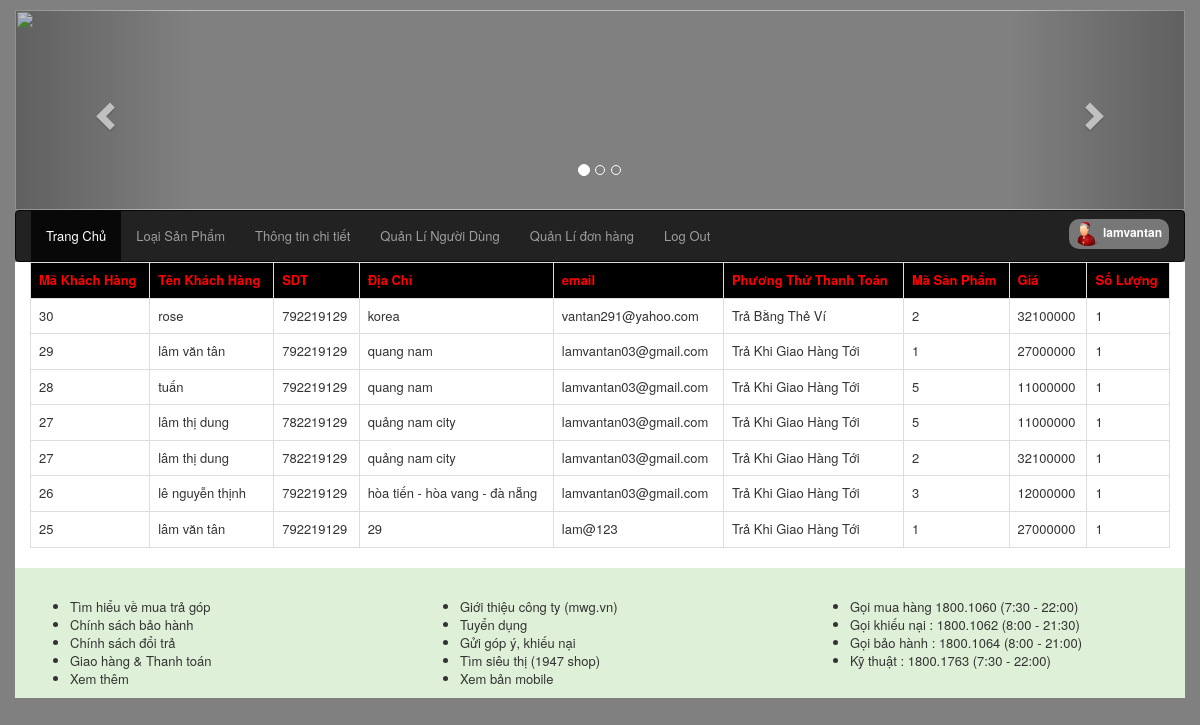
The page /quantri/index.php?xem=quanlihoadon (signed in) on the database its author committed.
### tables this page shows
CREATE TABLE `chitietoder` (
  `id` int(11) NOT NULL,
  `id_khach` int(11) DEFAULT NULL,
  `masp` int(11) DEFAULT NULL,
  `tensp` varchar(255) DEFAULT NULL,
  `gia` float DEFAULT NULL,
  `soluong` int(11) DEFAULT NULL,
  `tongtien` float DEFAULT NULL
);

CREATE TABLE `oder` (
  `id` int(11) NOT NULL,
  `name` varchar(255) DEFAULT NULL,
  `diachi` varchar(255) DEFAULT NULL,
  `sdt` int(12) DEFAULT NULL,
  `email` varchar(255) NOT NULL,
  `thanhtoan` varchar(255) DEFAULT NULL
);

### quantri/model/quanlihoadon/quanlidonhang.php (the view)
<?php
include("model/config.php");
 $sql=$conn->prepare("select chitietoder.id_khach, oder.name, oder.diachi,oder.sdt,oder.email,oder.thanhtoan,chitietoder.masp,chitietoder.gia,chitietoder.soluong from chitietoder inner join oder on chitietoder.id_khach = oder.id  ORDER BY chitietoder.id_khach DESC");
    $sql->setFetchMode(PDO::FETCH_ASSOC);
    $sql->execute();
?>
<div class="row">
    <div class="col-md-12">
 <div class="table-responsive">
  <table class="table table-bordered">
      <tr style="background-color: black;color: red;">
      	<th>Mã Khách Hàng</th>
        <th>Tên Khách Hàng</th>
        <th>SDT</th>
        <th>Địa Chỉ</th>
        <th>email</th>
        <th>Phương Thứ Thanh Toán</th>
        <th>Mã Sản Phẩm</th>
        <th>Giá </th>
        <th>Số Lượng</th>
      </tr>
<?php  while ( $row=$sql->fetch()) {
 ?>
      <tr>
      	<td><?php echo $row['id_khach']; ?></td>
        <td><?php echo $row['name']; ?></td>
        <td><?php echo $row['sdt']; ?></td>
        <td><?php echo $row['diachi'];?></td>
        <td><?php echo $row['email'];?></td>
        <td><?php echo $row['thanhtoan'];?></td>
        <td><?php echo $row['masp'];?></td>
        <td><?php echo $row['gia'];?></td>
        <td><?php echo $row['soluong'];?></td>
    </tr>
<?php } ?>
</table>
</div>
</div>
</div>

### quantri/css/style.css (style rules this page uses)
body { font-family: "Helvetica Neue",Helvetica,Arial,sans-serif; font-size: 13px; line-height: 18px; color: #333; background-color: #fff; }

### rows shown on the page
chitietoder: id_khach "30", oder.name "rose", oder.sdt "792219129", oder.diachi "korea", oder.email "vantan291@yahoo.com", oder.thanhtoan "Trả Bằng Thẻ Ví", masp "2", gia "32100000", soluong "1"
chitietoder: id_khach "29", oder.name "lâm văn tân", oder.sdt "792219129", oder.diachi "quang nam", oder.email "lamvantan03@gmail.com", oder.thanhtoan "Trả Khi Giao Hàng Tới", masp "1", gia "27000000", soluong "1"
chitietoder: id_khach "28", oder.name "tuấn", oder.sdt "792219129", oder.diachi "quang nam", oder.email "lamvantan03@gmail.com", oder.thanhtoan "Trả Khi Giao Hàng Tới", masp "5", gia "11000000", soluong "1"
chitietoder: id_khach "27", oder.name "lâm thị dung", oder.sdt "782219129", oder.diachi "quảng nam city", oder.email "lamvantan03@gmail.com", oder.thanhtoan "Trả Khi Giao Hàng Tới", masp "5", gia "11000000", soluong "1"
chitietoder: id_khach "27", oder.name "lâm thị dung", oder.sdt "782219129", oder.diachi "quảng nam city", oder.email "lamvantan03@gmail.com", oder.thanhtoan "Trả Khi Giao Hàng Tới", masp "2", gia "32100000", soluong "1"
chitietoder: id_khach "26", oder.name "lê nguyễn thịnh", oder.sdt "792219129", oder.diachi "hòa tiến - hòa vang - đà nẵng", oder.email "lamvantan03@gmail.com", oder.thanhtoan "Trả Khi Giao Hàng Tới", masp "3", gia "12000000", soluong "1"
chitietoder: id_khach "25", oder.name "lâm văn tân", oder.sdt "792219129", oder.diachi "29", oder.email "lam@123", oder.thanhtoan "Trả Khi Giao Hàng Tới", masp "1", gia "27000000", soluong "1"

### other values the page prints
$_SESSION['dangnhap'] "lamvantan"
